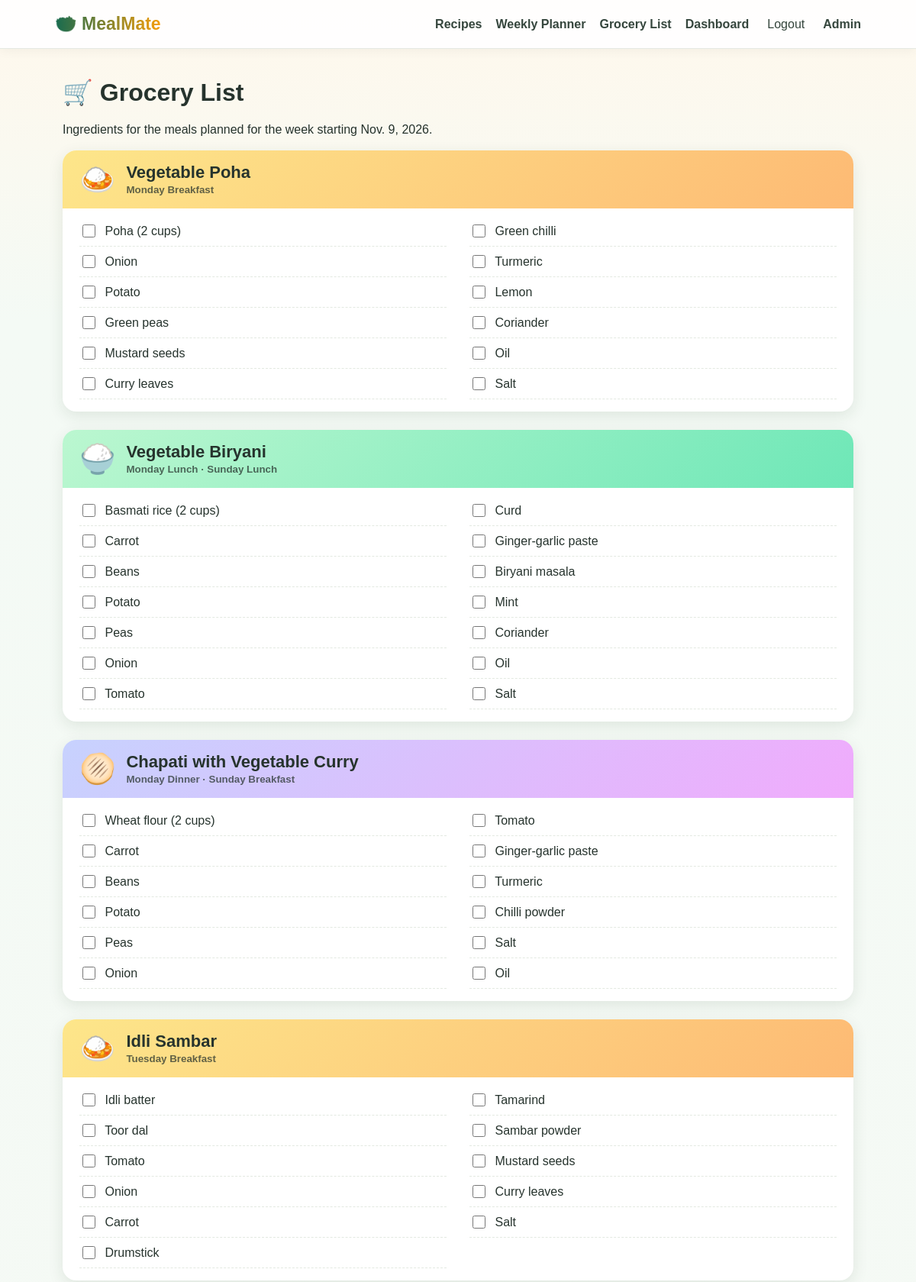
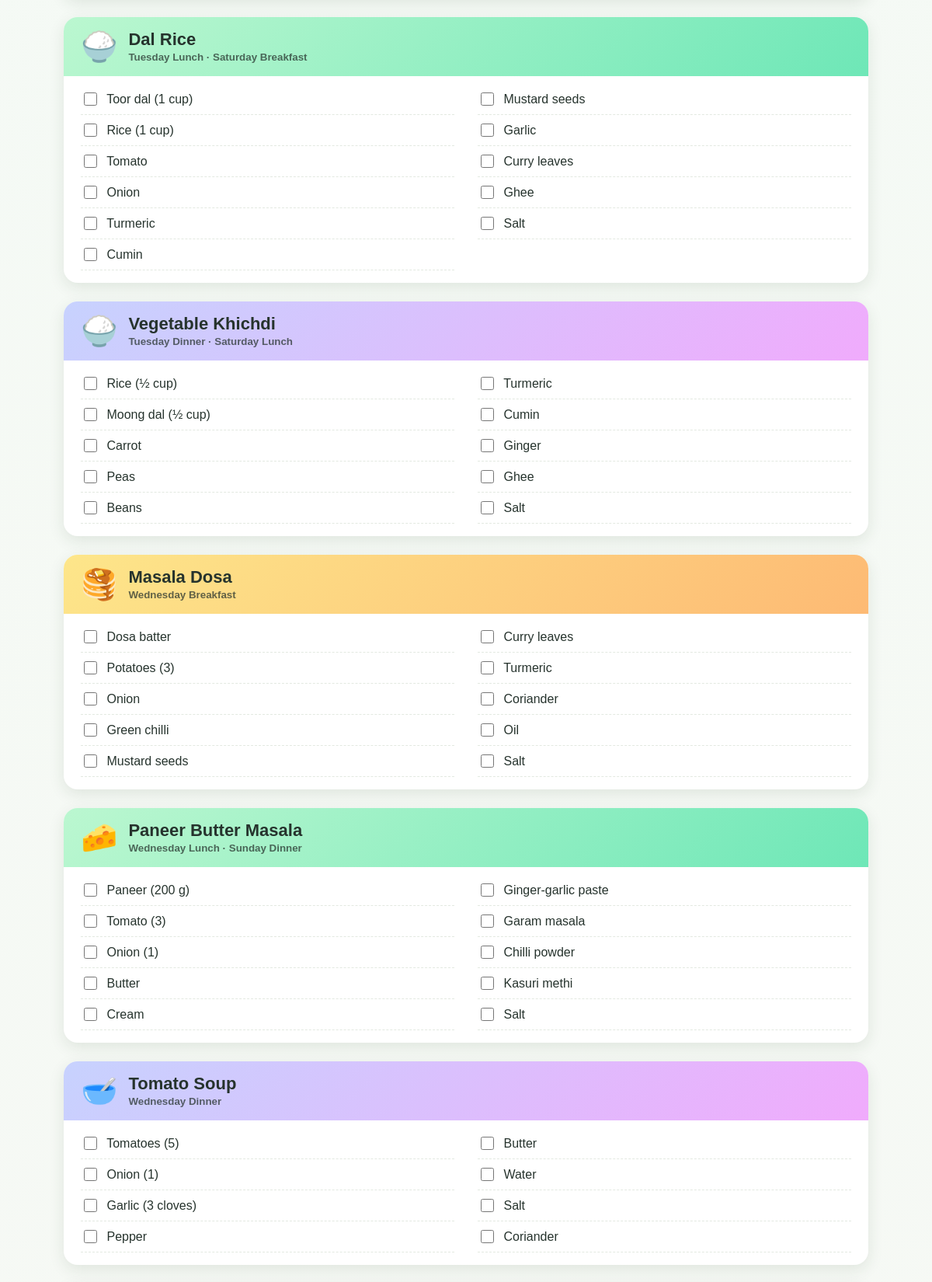
The app's page /groceries/ (signed in, upper part) with its own data (2 pictures, top to bottom).
### planner/models.py (models this page shows, shortened)
class Recipe(models.Model):
    CATEGORY_CHOICES = [
        ("Breakfast", "Breakfast"), ("Lunch", "Lunch"),
        ("Dinner", "Dinner"), ("Snack", "Snack"),
    ]
    title = models.CharField(max_length=160)
    category = models.CharField(max_length=20, choices=CATEGORY_CHOICES)
    description = models.TextField(blank=True)
    ingredients = models.TextField(help_text="Enter one ingredient per line. Example: Rice - 1 cup")
    instructions = models.TextField()
    cooking_time = models.PositiveIntegerField(default=20, help_text="Minutes")
    image = models.FileField(upload_to="recipes/", blank=True, help_text="Optional photo of the dish")
    created_by = models.ForeignKey(settings.AUTH_USER_MODEL, on_delete=models.SET_NULL, null=True, blank=True)
    is_approved = models.BooleanField(default=True)
    created_at = models.DateTimeField(auto_now_add=True)
    def emoji(self):
        t = self.title.lower()
        for words, icon in [
            (("dosa", "chilla"), "🥞"), (("paratha", "chapati", "bhature"), "🫓"),
            (("soup",), "🥣"), (("biryani", "pulao", "rice", "khichdi"), "🍚"),
            (("chole",), "🫘"), (("paneer",), "🧀"), (("dal",), "🍲"),
            (("poha", "upma", "idli"), "🍛"), (("curry", "masala"), "🍛"),
        ]:
            if any(w in t for w in words):
                return icon
        return {"Breakfast": "🍳", "Lunch": "🍛", "Dinner": "🍲"}.get(self.category, "🍽️")

### planner/views.py (the view)
# urls.py: path("groceries/", views.grocery_list, name="grocery_list"),
@login_required
def grocery_list(request):
    monday = current_monday()
    plans = MealPlan.objects.filter(user=request.user, week_start=monday).select_related("recipe")
    groups = OrderedDict()
    ordered = sorted(plans, key=lambda p: (DAYS.index(p.day), MEALS.index(p.meal_type)))
    for plan in ordered:
        if plan.recipe_id not in groups:
            groups[plan.recipe_id] = {
                "recipe": plan.recipe,
                "slots": [],
                "items": split_ingredients(plan.recipe.ingredients),
            }
        groups[plan.recipe_id]["slots"].append(f"{plan.day} {plan.meal_type}")
    return render(request, "planner/groceries.html", {
        "groups": list(groups.values()),
        "week_start": monday,
    })

### planner/views.py (called while the page is built)
def current_monday():
    today = date.today()
    return today - timedelta(days=today.weekday())

def split_ingredients(text):
    items = []
    for line in text.splitlines():
        for part in re.split(r",\s*(?![^()]*\))", line):
            part = part.strip(" .")
            if part:
                items.append(part[0].upper() + part[1:])
    return items

### templates/planner/groceries.html (shortened to what this page needs)
{% extends "base.html" %}
{% block content %}
<h1>🛒 Grocery List</h1>
<p>Ingredients for the meals planned for the week starting {{ week_start }}.</p>
{% for g in groups %}
<section class="gcard">
  <header class="ghead cat-{{ g.recipe.category|lower }}">
    <span class="gemoji">{{ g.recipe.emoji }}</span>
    <div><h2>{{ g.recipe.title }}</h2><small>{{ g.slots|join:" · " }}</small></div>
  </header>
  <ul class="gitems">{% for item in g.items %}<li><label><input type="checkbox"> {{ item }}</label></li>{% endfor %}</ul>
</section>
{% empty %}
<div class="form-card"><p>Your list is empty. Add meals in the <a href="{% url 'weekly_planner' %}">weekly planner</a> first.</p></div>
{% endfor %}
{% endblock %}

### static/css/style.css (style rules this page uses)
* { box-sizing:border-box }
body { margin:0;font-family:Arial,sans-serif;background:#f7f8f4;color:#26332d }
:root { --green:#176b50 }
body { background:linear-gradient(180deg,#fff8ec 0,#f4faf5 420px,#f7f8f4 100%) }
.cat-breakfast { background:linear-gradient(135deg,#fde68a,#fdba74) }
.cat-lunch { background:linear-gradient(135deg,#bbf7d0,#6ee7b7) }
.cat-dinner { background:linear-gradient(135deg,#c7d2fe,#f0abfc) }
.gcard { background:#fff;border-radius:18px;overflow:hidden;box-shadow:0 6px 20px #1d38201a;margin:18px 0 24px }
.ghead { display:flex;align-items:center;gap:14px;padding:16px 22px }
.ghead h2 { margin:0;font-size:22px }
.ghead small { color:#26332dbb;font-weight:700 }
.gemoji { font-size:38px }
.gitems { list-style:none;margin:0;padding:10px 22px 16px;columns:2;column-gap:30px }
.gitems li { padding:8px 0;border-bottom:1px dashed #e3e9e1;break-inside:avoid }
.gitems label { cursor:pointer }
.gitems input { accent-color:var(--green);margin-right:8px;width:17px;height:17px;vertical-align:-3px }

### records on screen
Recipe: recipe.emoji "🍛", recipe "Vegetable Poha", slots "Monday Breakfast", g "Poha (2 cups)" "Onion" "Potato" "Green peas" "Mustard seeds" "Curry leaves" "Green chilli" "Turmeric" "Lemon" "Coriander" "Oil" "Salt"
Recipe: recipe.emoji "🍚", recipe "Vegetable Biryani", slots "Monday Lunch · Sunday Lunch", g "Basmati rice (2 cups)" "Carrot" "Beans" "Potato" "Peas" "Onion" "Tomato" "Curd" "Ginger-garlic paste" "Biryani masala" "Mint" "Coriander" "Oil" "Salt"
Recipe: recipe.emoji "🫓", recipe "Chapati with Vegetable Curry", slots "Monday Dinner · Sunday Breakfast", g "Wheat flour (2 cups)" "Carrot" "Beans" "Potato" "Peas" "Onion" "Tomato" "Ginger-garlic paste" "Turmeric" "Chilli powder" "Salt" "Oil"
Recipe: recipe.emoji "🍛", recipe "Idli Sambar", slots "Tuesday Breakfast", g "Idli batter" "Toor dal" "Tomato" "Onion" "Carrot" "Drumstick" "Tamarind" "Sambar powder" "Mustard seeds" "Curry leaves" "Salt"
Recipe: recipe.emoji "🍚", recipe "Dal Rice", slots "Tuesday Lunch · Saturday Breakfast", g "Toor dal (1 cup)" "Rice (1 cup)" "Tomato" "Onion" "Turmeric" "Cumin" "Mustard seeds" "Garlic" "Curry leaves" "Ghee" "Salt"
Recipe: recipe.emoji "🍚", recipe "Vegetable Khichdi", slots "Tuesday Dinner · Saturday Lunch", g "Rice (½ cup)" "Moong dal (½ cup)" "Carrot" "Peas" "Beans" "Turmeric" "Cumin" "Ginger" "Ghee" "Salt"
Recipe: recipe.emoji "🥞", recipe "Masala Dosa", slots "Wednesday Breakfast", g "Dosa batter" "Potatoes (3)" "Onion" "Green chilli" "Mustard seeds" "Curry leaves" "Turmeric" "Coriander" "Oil" "Salt"
Recipe: recipe.emoji "🧀", recipe "Paneer Butter Masala", slots "Wednesday Lunch · Sunday Dinner", g "Paneer (200 g)" "Tomato (3)" "Onion (1)" "Butter" "Cream" "Ginger-garlic paste" "Garam masala" "Chilli powder" "Kasuri methi" "Salt"
Recipe: recipe.emoji "🥣", recipe "Tomato Soup", slots "Wednesday Dinner", g "Tomatoes (5)" "Onion (1)" "Garlic (3 cloves)" "Pepper" "Butter" "Water" "Salt" "Coriander"

### other values on screen
{{ week_start }} "Nov. 9, 2026"
